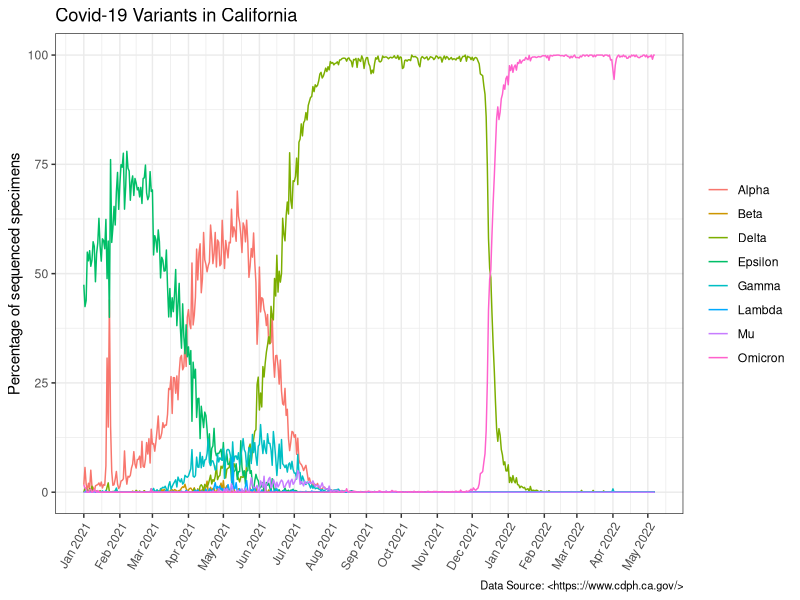

Here is the R script that generated this plot:
## ---- chunk 1
knitr::opts_chunk$set(echo = TRUE)
## ---- chunk 2
library(ggplot2)
library(lubridate)
library(dplyr)
## ---- chunk 3
covid <- read.csv("covid19_variants.csv")
## ---- chunk 4
covid$date <- ymd(covid$date)
## ---- chunk 5
covid.trim <- covid %>% 
  filter(variant_name != "Other" , variant_name != "Total")
## ---- chunk 6
covid.trim %>% 
  ggplot(aes(x = date, y = percentage, color = variant_name))+
  geom_line()+
  theme_bw()+
  labs(
    title = "Covid-19 Variants in California", x = NULL, y = "Percentage of sequenced specimens", 
    caption = "Data Source: <https:://www.cdph.ca.gov/>")+
  scale_x_date(
    date_breaks = "1 month", date_labels = "%b %Y") +
  theme(
    axis.text.x = element_text(angle = 60, hjust = 1), 
    legend.title = element_blank(), plot.caption = element_text(size = 8))
